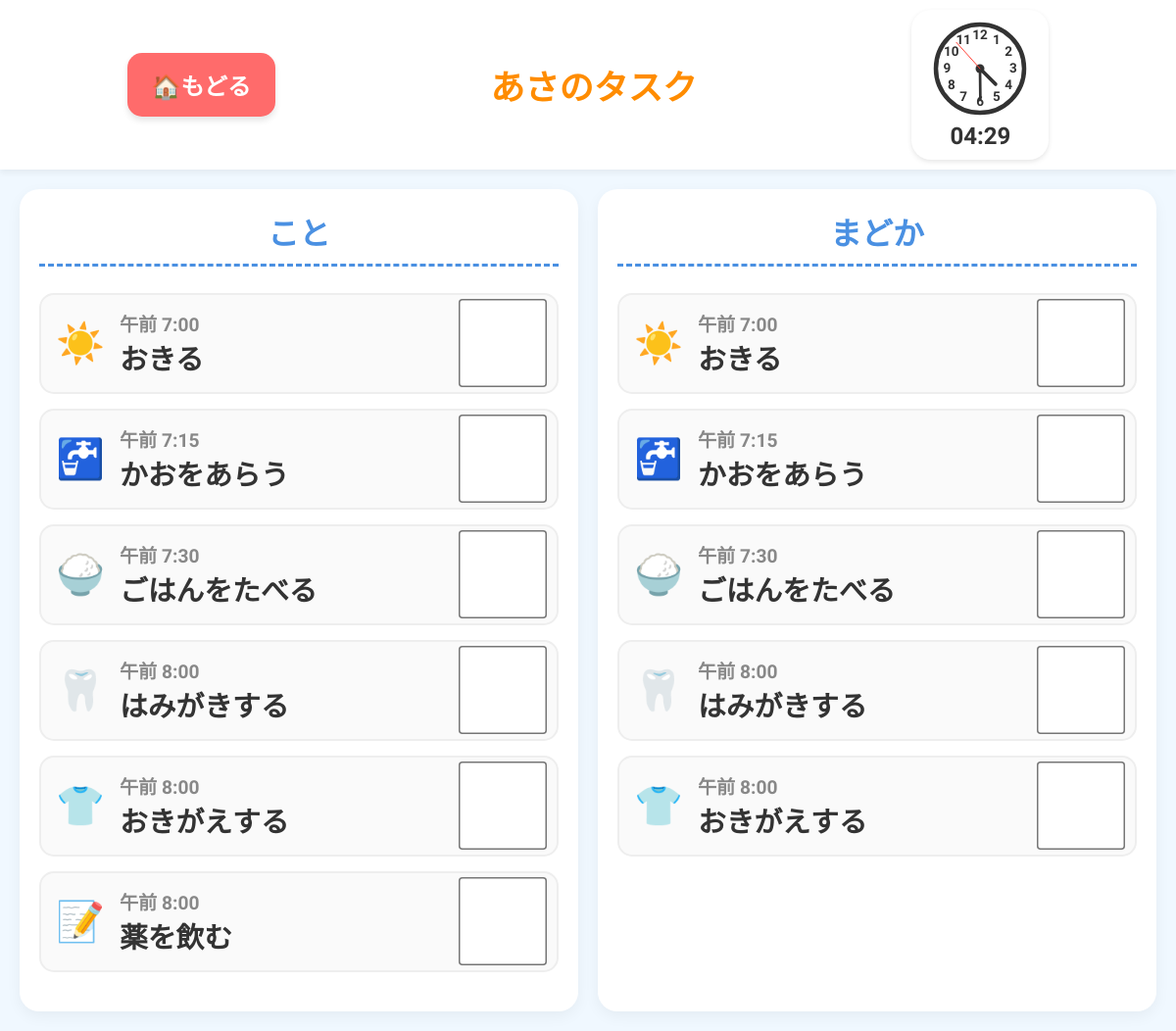
/tasks/morning, run on the app's committed database.
### tables this page shows
CREATE TABLE kids (
                id INTEGER PRIMARY KEY AUTOINCREMENT,
                name TEXT NOT NULL
            );

CREATE TABLE tasks (
                id INTEGER PRIMARY KEY AUTOINCREMENT,
                time_of_day TEXT NOT NULL,
                text TEXT NOT NULL,
                icon TEXT,
                time TEXT,
                target_kid_id INTEGER
            );

### app.py (the view)
@app.route('/tasks/<time_of_day>')
def task_list(time_of_day):
    if time_of_day == 'morning':
        title = 'あさのタスク'
    elif time_of_day == 'evening':
        title = 'よるのタスク'
    else:
        title = 'タスク'
    db = get_db()
    kids_rows = db.execute('SELECT * FROM kids').fetchall()
    kids_data = {}
    for k in kids_rows:
        tasks_rows = db.execute('''
            SELECT * FROM tasks
            WHERE time_of_day = ? AND (target_kid_id IS NULL OR target_kid_id = 0 OR target_kid_id = ?)
            ORDER BY time
        ''', (time_of_day, k['id'])).fetchall()
        tasks_list = []
        for t in tasks_rows:
            tasks_list.append({
                'id': f"k{k['id']}_t{t['id']}",
                'time': t['time'],
                'text': t['text'],
                'icon': t['icon'],
                'done': False
            })
        kids_data[str(k['id'])] = {
            'name': k['name'],
            'kid_id': k['id'],
            'tasks': tasks_list
        }
    return render_template('tasks.html', kids=kids_data, title=title, time_of_day=time_of_day)

### app.py (called while the page is built)
def get_db():
    conn = sqlite3.connect(DB_PATH)
    conn.row_factory = sqlite3.Row
    return conn

@app.template_filter('format_time_jp')
def format_time_jp(time_str):
    try:
        dt = datetime.strptime(time_str, '%H:%M')
        ampm = '午前' if dt.hour < 12 else '午後'
        hour12 = dt.hour if dt.hour <= 12 else dt.hour - 12
        if hour12 == 0:
            hour12 = 12
        return f"{ampm} {hour12}:{dt.strftime('%M')}"
    except:
        return time_str

### templates/tasks.html (shortened to what this page needs)
<!DOCTYPE html>
<html lang="ja">
<head>
    <link rel="stylesheet" href="{{ url_for('static', filename='style.css') }}">
</head>
<body>
    <div class="header">
        <a href="{{ url_for('home') }}" class="back-btn">🏠もどる</a>
        <div class="header-title">
            <h1>{{ title }}</h1>
        </div>
        <div class="clock-container">
            <canvas id="analogClock" width="100" height="100"></canvas>
            <div id="digitalClock" class="digital-clock">00:00</div>
        </div>
    </div>
    <div class="main-container">
        {% for kid_id, kid_info in kids.items() %}
        <div class="kid-section" id="section-{{ kid_id }}">
            <h2>{{ kid_info.name }}</h2>
            <ul class="task-list">
                {% for task in kid_info.tasks %}
                <li class="task-item" data-task-id="{{ task.id }}">
                    <div class="task-icon">{{ task.icon }}</div>
                    <div class="task-details">
                        <span class="task-time">{{ task.time|format_time_jp }}</span>
                        <span class="task-text">{{ task.text }}</span>
                    </div>
                    <div class="task-action">
                        <input type="checkbox" class="task-checkbox" onchange="toggleTask(this)">
                    </div>
                </li>
                {% endfor %}
            </ul>
        </div>
        {% endfor %}
    </div>
</body>
</html>

### static/style.css (style rules this page uses)
:root { --bg-color: #f0f8ff; --card-bg: #ffffff; --text-color: #333333; --text-muted: #aaaaaa; --primary-color: #ffb6c1; --secondary-color: #add8e6; }
body { font-family: 'M PLUS Rounded 1c', 'Hiragino Maru Gothic ProN', sans-serif; background-color: var(--bg-color); margin: 0; padding: 0; color: var(--text-color); }
.header { display: flex; justify-content: space-around; align-items: center; padding: 10px 20px; background-color: var(--card-bg); box-shadow: 0 4px 6px rgba(0, 0, 0, 0.05); }
.header-title h1 { font-size: 2.2rem; color: #ff8c00; margin: 0; }
.clock-container { display: flex; flex-direction: column; align-items: center; background-color: #fff; padding: 10px 20px; border-radius: 20px; box-shadow: 0 2px 5px rgba(0, 0, 0, 0.1); }
.digital-clock { font-size: 1.5rem; font-weight: bold; margin-top: 5px; color: #333; }
.main-container { display: flex; flex-direction: row; padding: 20px; gap: 20px; justify-content: center; }
.kid-section { flex: 1; background-color: var(--card-bg); border-radius: 20px; padding: 20px; box-shadow: 0 5px 15px rgba(0, 0, 0, 0.05); }
.kid-section h2 { text-align: center; font-size: 2rem; margin-top: 0; color: #4a90e2; border-bottom: 3px dashed #4a90e2; padding-bottom: 10px; }
.task-list { list-style-type: none; padding: 0; }
.task-item { display: flex; align-items: center; padding: 15px; margin-bottom: 15px; background-color: #fafafa; border-radius: 15px; border: 2px solid #eee; transition: all 0.3s ease; }
.task-icon { font-size: 2.5rem; margin-right: 15px; }
.task-details { flex: 1; display: flex; flex-direction: column; }
.task-time { font-size: 1.2rem; color: #888; font-weight: bold; }
.task-text { font-size: 1.8rem; font-weight: bold; }
.task-checkbox { width: 60px; height: 60px; cursor: pointer; accent-color: #4cd137; transform: scale(1.5); margin-right: 10px; }
.back-btn { display: inline-block; padding: 15px 25px; background-color: #ff6b6b; color: white; text-decoration: none; font-size: 1.5rem; font-weight: bold; border-radius: 15px; box-shadow: 0 4px 6px rgba(0, 0, 0, 0.1); }

### data on the page
kids: name "こと"
tasks: icon "☀️", time "午前 7:00", text "おきる"
tasks: icon "🚰", time "午前 7:15", text "かおをあらう"
tasks: icon "🍚", time "午前 7:30", text "ごはんをたべる"
tasks: icon "🦷", time "午前 8:00", text "はみがきする"
tasks: icon "👕", time "午前 8:00", text "おきがえする"
tasks: icon "📝", time "午前 8:00", text "薬を飲む"
kids: name "まどか"

### other printed values
{{ title }} "あさのタスク"
